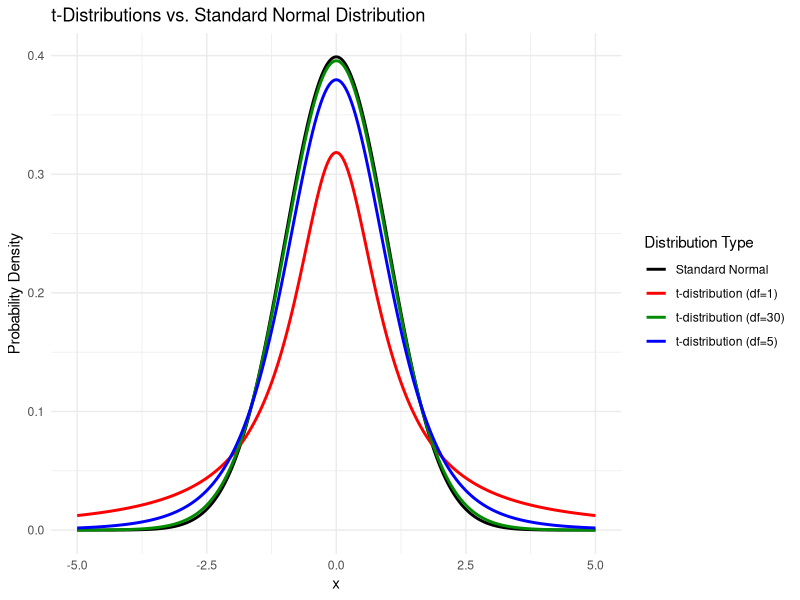

This figure's R source:
# Load the necessary library
library(ggplot2)
library(dplyr) # For data manipulation (optional, but good practice)
# 1. Define the degrees of freedom (df) for the t-distributions
df_values <- c(1, 5, 30) # Examples: df=1 (Cauchy), df=5, df=30 (approaching Normal)
# 2. Define the range of x-values for plotting
x_range <- seq(-5, 5, length.out = 500)
# 3. Create a data frame for the t-distributions
# Use the dt() function (density of t distribution)
t_data <- data.frame()
for (df in df_values) {
  temp_data <- data.frame(
    x = x_range,
    density = dt(x_range, df = df),
    Distribution = paste0("t-distribution (df=", df, ")")
  )
  t_data <- rbind(t_data, temp_data)
}
# 4. Create a data frame for the standard normal distribution
# Use the dnorm() function (density of normal distribution)
normal_data <- data.frame(
  x = x_range,
  density = dnorm(x_range, mean = 0, sd = 1),
  Distribution = "Standard Normal"
)
# 5. Combine the data frames
plot_data <- rbind(t_data, normal_data)
# 6. Generate the ggplot
ggplot(plot_data, aes(x = x, y = density, color = Distribution)) +
  geom_line(linewidth = 1) + # Plot lines for the densities
  labs(
    title = "t-Distributions vs. Standard Normal Distribution",
    x = "x",
    y = "Probability Density",
    color = "Distribution Type"
  ) +
  scale_color_manual(
    values = c(
      "Standard Normal" = "black", # Standard Normal in a distinct color
      "t-distribution (df=1)" = "red",
      "t-distribution (df=5)" = "blue",
      "t-distribution (df=30)" = "green4"
    )
  ) +
  theme_minimal() + # Use a clean theme
  theme(legend.position = "right")
